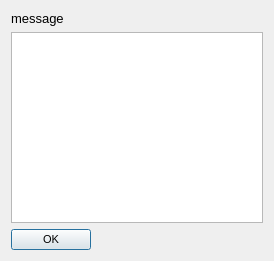
<?xml version="1.0" encoding="UTF-8"?>
<ui version="4.0">
 <class>DlgErrorList</class>
 <widget class="QDialog" name="DlgErrorList">
  <property name="geometry">
   <rect>
    <x>0</x>
    <y>0</y>
    <width>274</width>
    <height>261</height>
   </rect>
  </property>
  <property name="font">
   <font>
    <pointsize>6</pointsize>
   </font>
  </property>
  <property name="windowTitle">
   <string>ERROR</string>
  </property>
  <layout class="QVBoxLayout" name="verticalLayout">
   <item>
    <widget class="QLabel" name="LabelError">
     <property name="font">
      <font>
       <pointsize>10</pointsize>
      </font>
     </property>
     <property name="text">
      <string>message</string>
     </property>
    </widget>
   </item>
   <item>
    <widget class="QListWidget" name="ListInvalidFiles">
     <property name="font">
      <font>
       <pointsize>8</pointsize>
      </font>
     </property>
    </widget>
   </item>
   <item>
    <widget class="QPushButton" name="ButtonOk">
     <property name="sizePolicy">
      <sizepolicy hsizetype="Fixed" vsizetype="Fixed">
       <horstretch>0</horstretch>
       <verstretch>0</verstretch>
      </sizepolicy>
     </property>
     <property name="font">
      <font>
       <pointsize>8</pointsize>
      </font>
     </property>
     <property name="text">
      <string>OK</string>
     </property>
    </widget>
   </item>
  </layout>
 </widget>
 <resources/>
 <connections/>
</ui>
